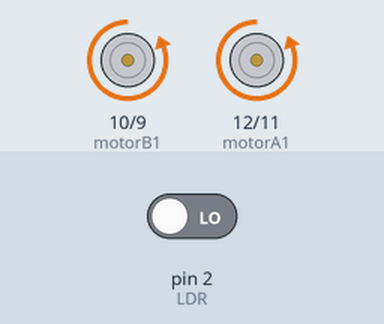
Simulated run of this sketch. Board: Arduino Uno, built with avr-gcc and run on an emulated ATmega328P. Parts: motor-driver pin pairs drawn as motors (green arrow = first pin HIGH = forward, orange = second pin HIGH = backward, longer = more drive). Inputs (shaded band) come from the test bench; at power-on: pin 2 (LDR) LOW.

Above: at 1.2 s.
1.3 s: pin 2 (LDR) driven HIGH
At 1.7 s:
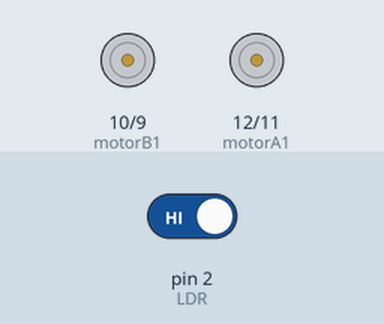
2.8 s: pin 2 (LDR) driven LOW
At 4.0 s:
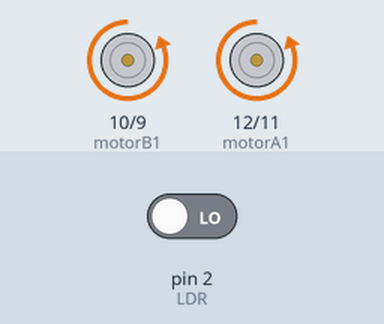
Timing chart, 0 to 5.8 s (numbered marks = the images above; inputs shaded):
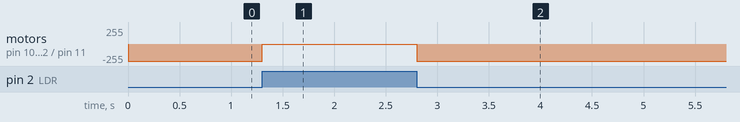

The sketch:

bluetooth_car_for_anarkali.ino
```cpp
int motorA1 = 12; // Pin  2 of L293
int motorA2 = 11; // Pin  7 of L293
int motorB1 = 10; // Pin 10 of L293
int motorB2 = 9; // Pin 14 of L293
int LDR = 2;

void setup() {
pinMode(motorA1, OUTPUT);
pinMode(motorA2, OUTPUT);
pinMode(motorB1, OUTPUT);
pinMode(motorB2, OUTPUT);
pinMode(LDR,INPUT);
}

void loop() {
int LDRV = digitalRead(LDR);

if(LDRV == HIGH){
digitalWrite(motorA1, LOW);
digitalWrite(motorA2, LOW);
digitalWrite(motorB1, LOW);
digitalWrite(motorB2, LOW);

}

else{
digitalWrite(motorA1, LOW);
digitalWrite(motorA2, HIGH);
digitalWrite(motorB1, LOW);
digitalWrite(motorB2, HIGH);

}


}
```

Measured:
- after the input at 1.3 s, motor on pin 10 (motorB1) / pin 9 (motorB2), motor on pin 12 (motorA1) / pin 11 (motorA2): backward 255/255 → stopped at once
- after the input at 2.8 s, motor on pin 10 (motorB1) / pin 9 (motorB2), motor on pin 12 (motorA1) / pin 11 (motorA2): stopped → backward 255/255 at once
